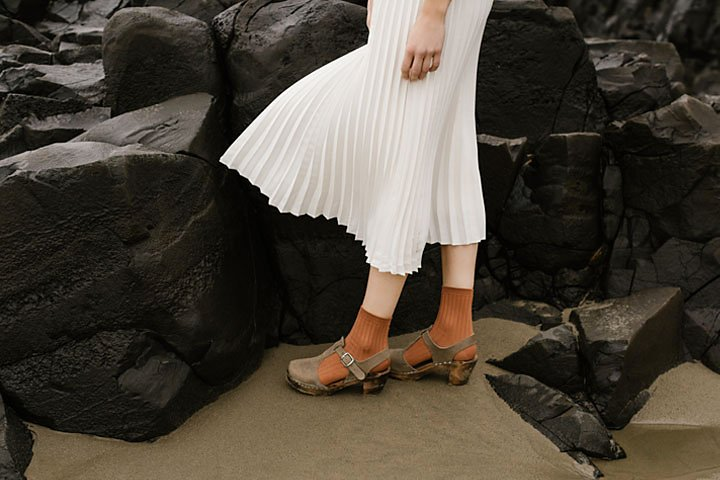
#> input picture Assignment/Assignment 01/q2.jpg, 720 x 480 px
$ jupyter execute Q02.ipynb
#> lines starting #> are read from the running program, lines starting #| are printed output that depends on the picture
[cell 1]
import cv2 as cv
import numpy as np
import matplotlib.pyplot as plt
gamma = 0.9
f = cv.imread('q2.jpg', cv.IMREAD_COLOR)
#> f is the input picture: shape (480, 720, 3); mean B, G, R 58.1, 68.6, 75.7

cv.namedWindow('Image', cv.WINDOW_AUTOSIZE)
cv.imshow('Image', f)
cv.waitKey(0)

t = np.array([((i/255)**(1/gamma))*255 for i in np.arange(0, 256)]).astype('uint8')
g = cv.LUT(f, t)

cv.imshow('Image', g)
cv.waitKey(0)


fig, ax = plt.subplots(1,2, figsize=(15,15))
ax[0].imshow(f, cmap="gray")
ax[0].set_title("Original")
ax[1].imshow(g, cmap="gray")
ax[1].set_title("Gamma corrected (gamma=0.8)")

plt.show()
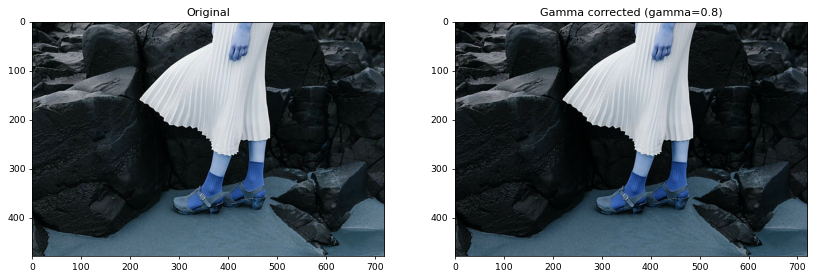
#> figure drawn by matplotlib, 2 panels; B, G, R data is drawn as R, G, B

cv.destroyAllWindows()

[cell 2]
import cv2 as cv
import matplotlib.pyplot as plt
import numpy as np

img= cv.imread ('q2.jpg', cv.IMREAD_COLOR)
assert img is not None
imgc = cv.cvtColor(img, cv.COLOR_BGR2RGB)
color = ('r','g','b')
gamma = 0.6
t = np.array([(i/255.)**gamma*255 for i in range (256)], np.uint8)
g = t[imgc]
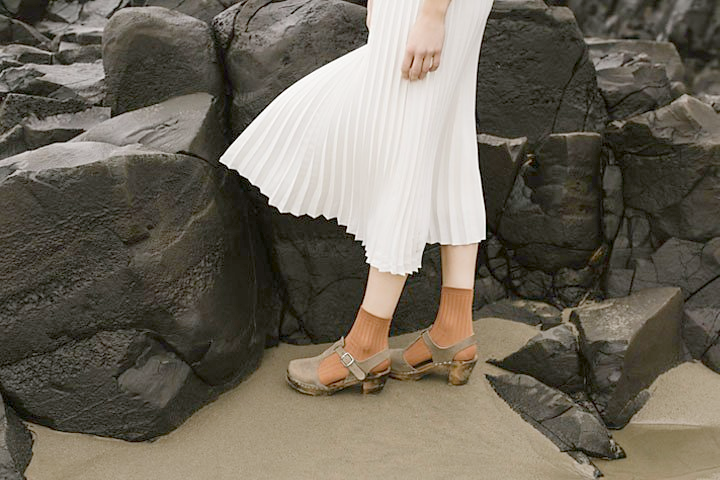
#> g: shape (480, 720, 3); mean R, G, B 110.2, 103.5, 90.9
plt.suptitle("Gamma correction Curve")
plt.plot(t)
plt.show()
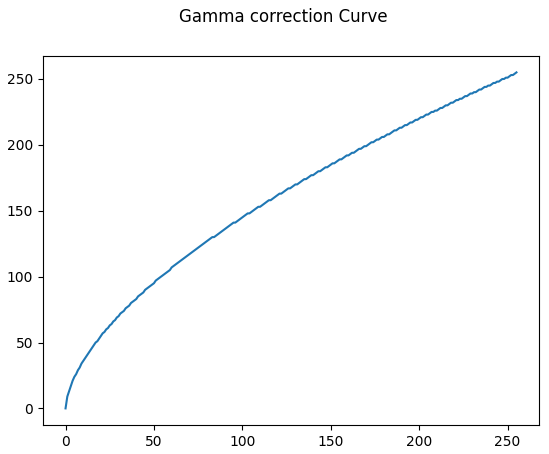
#> figure drawn by matplotlib, 1 panel; curve peaks at x = 255, y = 255


fig, ax = plt.subplots(1,2, figsize=(10,3.5))
fig.suptitle("b. Applying gamma correction")
ax[0].imshow(imgc)
ax[0].set_title("Original")
ax[1].imshow(g)
ax[1].set_title("Gamma Corrected")
plt.show()
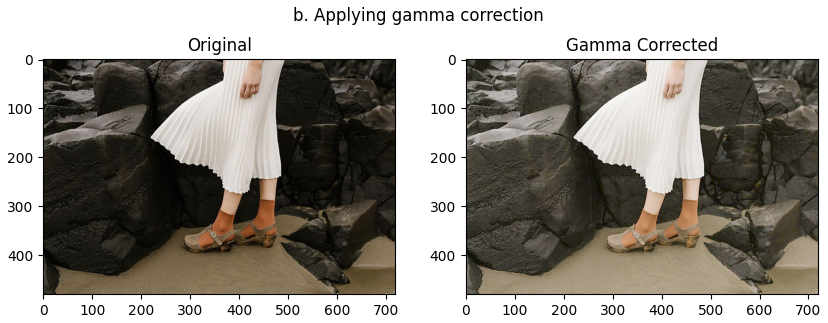
#> figure drawn by matplotlib, 2 panels

for i , c in enumerate(color):
    plt.subplot(1,2,1)
    plt.title('Original Histogram')
    hist = cv.calcHist([imgc], [i], None, [256], [0,256])
    plt.plot(hist, color = c)
    plt.xlim([0,256])

    plt.subplot(1,2,2)
    plt.title('Gamma Corrected Histogram')
    hist_g = cv.calcHist([g], [i], None, [256], [0,256])
    plt.plot(hist_g, color = c)
    plt.xlim([0,256])

plt.show()
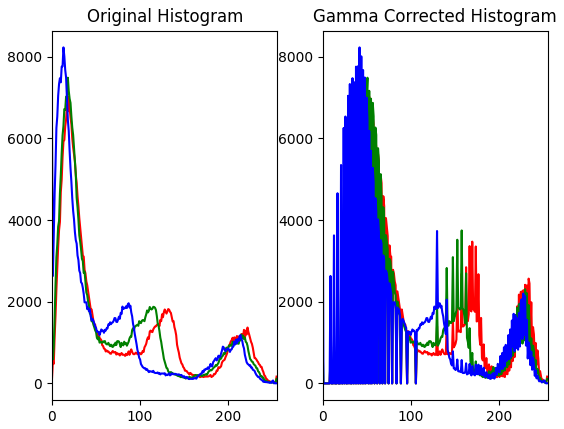
#> figure drawn by matplotlib, 2 panels; panel 1: curve peaks at x = 19, y = 7023; panel 1: curve peaks at x = 18, y = 7486; panel 1: curve peaks at x = 13, y = 8229; panel 2: curve peaks at x = 53, y = 7023

$ run again, with Assignment/Assignment 01/daisy.jpg copied over Assignment/Assignment 01/q2.jpg
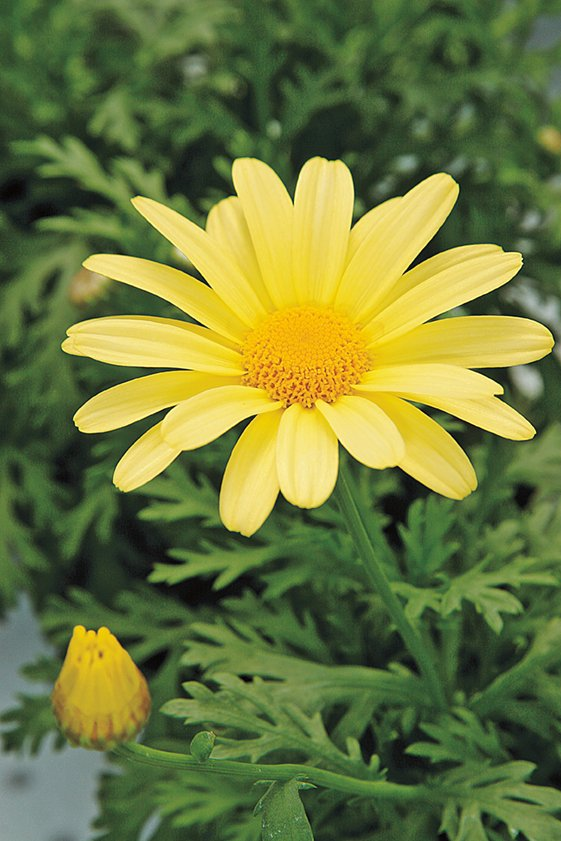
#> input picture Assignment/Assignment 01/daisy.jpg, 561 x 841 px
#> f is the input picture: shape (841, 561, 3); mean B, G, R 60.7, 120.3, 108.5
#> `g = t[imgc]`:
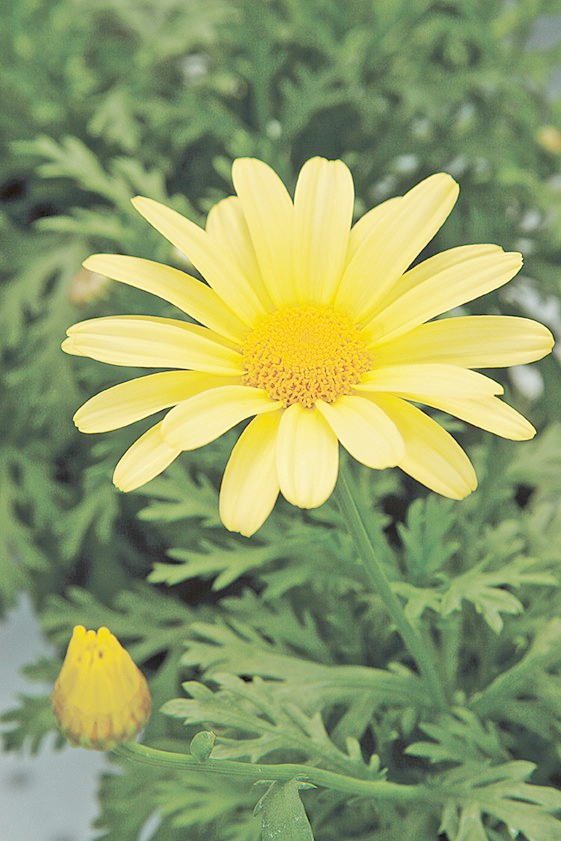
#> g: shape (841, 561, 3); mean R, G, B 144, 157.2, 103.9
#> `plt.show()`:
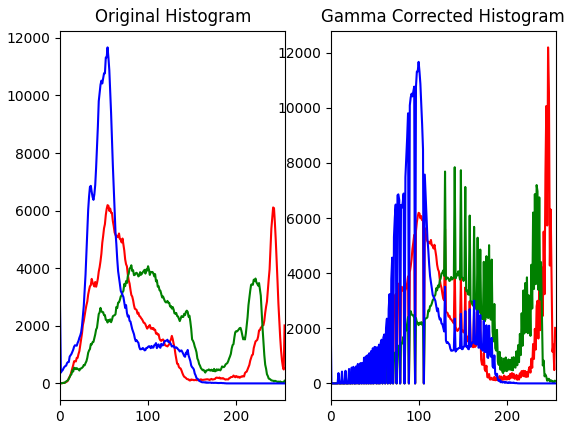
#> figure drawn by matplotlib, 2 panels; panel 1: curve peaks at x = 54, y = 6190; panel 1: curve peaks at x = 81, y = 4102; panel 1: curve peaks at x = 54, y = 11668; panel 2: curve peaks at x = 247, y = 12193
